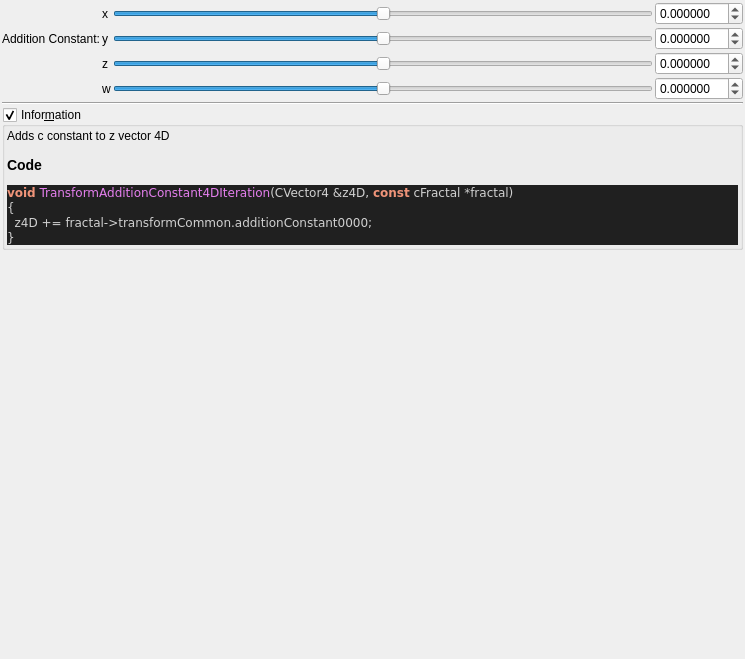
<?xml version="1.0" encoding="UTF-8"?>
<ui version="4.0">
 <class>transf_addition_constant_4D</class>
 <widget class="QWidget" name="Form">
  <property name="geometry">
   <rect>
    <x>0</x>
    <y>0</y>
    <width>745</width>
    <height>659</height>
   </rect>
  </property>
  <property name="windowTitle">
   <string notr="true">transf_addition_constant_4D</string>
  </property>
  <layout class="QVBoxLayout" name="verticalLayout">
   <property name="spacing">
    <number>2</number>
   </property>
   <property name="leftMargin">
    <number>2</number>
   </property>
   <property name="topMargin">
    <number>2</number>
   </property>
   <property name="rightMargin">
    <number>2</number>
   </property>
   <property name="bottomMargin">
    <number>2</number>
   </property>
   <item>
    <layout class="QGridLayout" name="gridLayout_44">
     <property name="spacing">
      <number>2</number>
     </property>
     <item row="2" column="1">
      <widget class="QLabel" name="label_163">
       <property name="text">
        <string notr="true">z</string>
       </property>
      </widget>
     </item>
     <item row="3" column="1">
      <widget class="QLabel" name="label_168">
       <property name="text">
        <string notr="true">w</string>
       </property>
      </widget>
     </item>
     <item row="2" column="3">
      <widget class="MyDoubleSpinBox" name="spinbox4_transf_addition_constant_0000_z">
       <property name="sizePolicy">
        <sizepolicy hsizetype="Minimum" vsizetype="Maximum">
         <horstretch>0</horstretch>
         <verstretch>0</verstretch>
        </sizepolicy>
       </property>
       <property name="prefix">
        <string/>
       </property>
       <property name="suffix">
        <string/>
       </property>
       <property name="decimals">
        <number>6</number>
       </property>
       <property name="minimum">
        <double>-99.989999999999995</double>
       </property>
       <property name="maximum">
        <double>99.989999999999995</double>
       </property>
       <property name="singleStep">
        <double>0.100000000000000</double>
       </property>
      </widget>
     </item>
     <item row="3" column="3">
      <widget class="MyDoubleSpinBox" name="spinbox4_transf_addition_constant_0000_w">
       <property name="sizePolicy">
        <sizepolicy hsizetype="Minimum" vsizetype="Maximum">
         <horstretch>0</horstretch>
         <verstretch>0</verstretch>
        </sizepolicy>
       </property>
       <property name="prefix">
        <string/>
       </property>
       <property name="suffix">
        <string/>
       </property>
       <property name="decimals">
        <number>6</number>
       </property>
       <property name="minimum">
        <double>-99.989999999999995</double>
       </property>
       <property name="maximum">
        <double>99.989999999999995</double>
       </property>
       <property name="singleStep">
        <double>0.100000000000000</double>
       </property>
      </widget>
     </item>
     <item row="3" column="2">
      <widget class="QSlider" name="slider4_transf_addition_constant_0000_w">
       <property name="sizePolicy">
        <sizepolicy hsizetype="Expanding" vsizetype="Maximum">
         <horstretch>0</horstretch>
         <verstretch>0</verstretch>
        </sizepolicy>
       </property>
       <property name="minimum">
        <number>-5000000</number>
       </property>
       <property name="maximum">
        <number>5000000</number>
       </property>
       <property name="singleStep">
        <number>1</number>
       </property>
       <property name="orientation">
        <enum>Qt::Horizontal</enum>
       </property>
      </widget>
     </item>
     <item row="1" column="0">
      <widget class="QLabel" name="label_164">
       <property name="text">
        <string>Addition Constant:</string>
       </property>
      </widget>
     </item>
     <item row="1" column="2">
      <widget class="QSlider" name="slider4_transf_addition_constant_0000_y">
       <property name="sizePolicy">
        <sizepolicy hsizetype="Expanding" vsizetype="Maximum">
         <horstretch>0</horstretch>
         <verstretch>0</verstretch>
        </sizepolicy>
       </property>
       <property name="minimum">
        <number>-5000000</number>
       </property>
       <property name="maximum">
        <number>5000000</number>
       </property>
       <property name="singleStep">
        <number>1</number>
       </property>
       <property name="orientation">
        <enum>Qt::Horizontal</enum>
       </property>
      </widget>
     </item>
     <item row="1" column="1">
      <widget class="QLabel" name="label_162">
       <property name="text">
        <string notr="true">y</string>
       </property>
      </widget>
     </item>
     <item row="0" column="2">
      <widget class="QSlider" name="slider4_transf_addition_constant_0000_x">
       <property name="sizePolicy">
        <sizepolicy hsizetype="Preferred" vsizetype="Preferred">
         <horstretch>0</horstretch>
         <verstretch>0</verstretch>
        </sizepolicy>
       </property>
       <property name="minimum">
        <number>-5000000</number>
       </property>
       <property name="maximum">
        <number>5000000</number>
       </property>
       <property name="singleStep">
        <number>1</number>
       </property>
       <property name="orientation">
        <enum>Qt::Horizontal</enum>
       </property>
      </widget>
     </item>
     <item row="2" column="2">
      <widget class="QSlider" name="slider4_transf_addition_constant_0000_z">
       <property name="sizePolicy">
        <sizepolicy hsizetype="Expanding" vsizetype="Maximum">
         <horstretch>0</horstretch>
         <verstretch>0</verstretch>
        </sizepolicy>
       </property>
       <property name="minimum">
        <number>-5000000</number>
       </property>
       <property name="maximum">
        <number>5000000</number>
       </property>
       <property name="singleStep">
        <number>1</number>
       </property>
       <property name="orientation">
        <enum>Qt::Horizontal</enum>
       </property>
      </widget>
     </item>
     <item row="1" column="3">
      <widget class="MyDoubleSpinBox" name="spinbox4_transf_addition_constant_0000_y">
       <property name="sizePolicy">
        <sizepolicy hsizetype="Minimum" vsizetype="Maximum">
         <horstretch>0</horstretch>
         <verstretch>0</verstretch>
        </sizepolicy>
       </property>
       <property name="prefix">
        <string/>
       </property>
       <property name="suffix">
        <string/>
       </property>
       <property name="decimals">
        <number>6</number>
       </property>
       <property name="minimum">
        <double>-99.989999999999995</double>
       </property>
       <property name="maximum">
        <double>99.989999999999995</double>
       </property>
       <property name="singleStep">
        <double>0.100000000000000</double>
       </property>
      </widget>
     </item>
     <item row="0" column="1">
      <widget class="QLabel" name="label_160">
       <property name="text">
        <string notr="true">x</string>
       </property>
      </widget>
     </item>
     <item row="0" column="3">
      <widget class="MyDoubleSpinBox" name="spinbox4_transf_addition_constant_0000_x">
       <property name="sizePolicy">
        <sizepolicy hsizetype="Minimum" vsizetype="Maximum">
         <horstretch>0</horstretch>
         <verstretch>0</verstretch>
        </sizepolicy>
       </property>
       <property name="prefix">
        <string/>
       </property>
       <property name="suffix">
        <string/>
       </property>
       <property name="decimals">
        <number>6</number>
       </property>
       <property name="minimum">
        <double>-99.989999999999995</double>
       </property>
       <property name="maximum">
        <double>99.989999999999995</double>
       </property>
       <property name="singleStep">
        <double>0.100000000000000</double>
       </property>
      </widget>
     </item>
    </layout>
   </item>
   <item>
    <widget class="Line" name="line_31">
     <property name="orientation">
      <enum>Qt::Horizontal</enum>
     </property>
    </widget>
   </item>
   <item>
    <widget class="MyGroupBox" name="groupCheck_info">
     <property name="title">
      <string>Infor&amp;mation</string>
     </property>
     <property name="flat">
      <bool>false</bool>
     </property>
     <property name="checkable">
      <bool>true</bool>
     </property>
     <layout class="QVBoxLayout" name="verticalLayout_2">
      <property name="spacing">
       <number>2</number>
      </property>
      <property name="leftMargin">
       <number>2</number>
      </property>
      <property name="topMargin">
       <number>2</number>
      </property>
      <property name="rightMargin">
       <number>2</number>
      </property>
      <property name="bottomMargin">
       <number>2</number>
      </property>
      <item>
       <widget class="QLabel" name="label_code_content">
        <property name="text">
         <string notr="true">&lt;p&gt;Adds c constant to z vector 4D&lt;/p&gt;&lt;table&gt;
&lt;/table&gt;
&lt;h3&gt;Code&lt;/h3&gt;
&lt;body style=&quot;background-color:#202020&quot;&gt;
&lt;pre style=&quot;color:#d0d0d0; background-color:#202020;  font-family:'Courier New',monospace;&quot;&gt;&lt;span style=&quot;color:#f09479; font-weight:bold&quot;&gt;void&lt;/span&gt; &lt;span style=&quot;color:#e47eed&quot;&gt;TransformAdditionConstant4DIteration&lt;/span&gt;&lt;span style=&quot;color:#d0d0d0&quot;&gt;(&lt;/span&gt;CVector4 &lt;span style=&quot;color:#d0d0d0&quot;&gt;&amp;amp;&lt;/span&gt;z4D&lt;span style=&quot;color:#d0d0d0&quot;&gt;,&lt;/span&gt; &lt;span style=&quot;color:#f09479; font-weight:bold&quot;&gt;const&lt;/span&gt; cFractal &lt;span style=&quot;color:#d0d0d0&quot;&gt;*&lt;/span&gt;fractal&lt;span style=&quot;color:#d0d0d0&quot;&gt;)&lt;/span&gt;
&lt;span style=&quot;color:#d0d0d0&quot;&gt;{&lt;/span&gt;
  z4D &lt;span style=&quot;color:#d0d0d0&quot;&gt;+=&lt;/span&gt; fractal&lt;span style=&quot;color:#d0d0d0&quot;&gt;-&amp;gt;&lt;/span&gt;transformCommon&lt;span style=&quot;color:#d0d0d0&quot;&gt;.&lt;/span&gt;additionConstant0000&lt;span style=&quot;color:#d0d0d0&quot;&gt;;&lt;/span&gt;
&lt;span style=&quot;color:#d0d0d0&quot;&gt;}&lt;/span&gt;
&lt;/pre&gt;
&lt;/body&gt;</string>
        </property>
        <property name="wordWrap">
         <bool>true</bool>
        </property>
        <property name="openExternalLinks">
         <bool>true</bool>
        </property>
        <property name="textInteractionFlags">
         <set>Qt::LinksAccessibleByMouse|Qt::TextSelectableByMouse</set>
        </property>
       </widget>
      </item>
     </layout>
    </widget>
   </item>
   <item>
    <spacer name="verticalSpacer">
     <property name="orientation">
      <enum>Qt::Vertical</enum>
     </property>
     <property name="sizeHint" stdset="0">
      <size>
       <width>20</width>
       <height>40</height>
      </size>
     </property>
    </spacer>
   </item>
  </layout>
 </widget>
 <customwidgets>
  <customwidget>
   <class>MyDoubleSpinBox</class>
   <extends>QDoubleSpinBox</extends>
   <header>my_double_spin_box.h</header>
  </customwidget>
  <customwidget>
   <class>MyGroupBox</class>
   <extends>QGroupBox</extends>
   <header>my_group_box.h</header>
   <container>1</container>
  </customwidget>
 </customwidgets>
 <tabstops>
  <tabstop>slider4_transf_addition_constant_0000_x</tabstop>
  <tabstop>spinbox4_transf_addition_constant_0000_x</tabstop>
  <tabstop>slider4_transf_addition_constant_0000_y</tabstop>
  <tabstop>spinbox4_transf_addition_constant_0000_y</tabstop>
  <tabstop>slider4_transf_addition_constant_0000_z</tabstop>
  <tabstop>spinbox4_transf_addition_constant_0000_z</tabstop>
  <tabstop>slider4_transf_addition_constant_0000_w</tabstop>
  <tabstop>spinbox4_transf_addition_constant_0000_w</tabstop>
  <tabstop>groupCheck_info</tabstop>
 </tabstops>
 <resources/>
 <connections/>
</ui>
